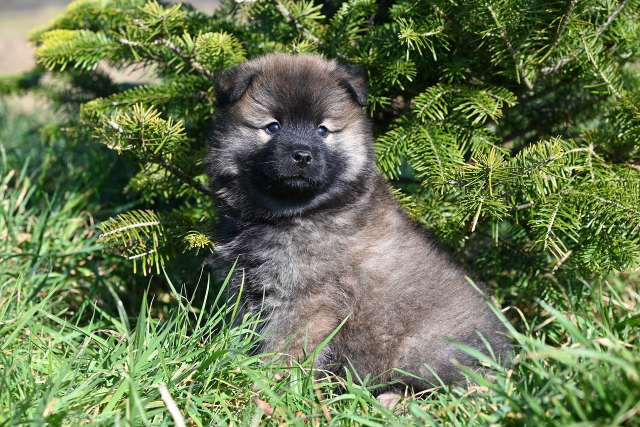
#> input picture Aula3/imagens/dog.jpg, 1280 x 854 px (shown at 1/2 size)
$ python Ex1-pre-processamento.py
#> lines starting #> are read from the running program, lines starting #| are printed output that depends on the picture
import cv2

# função para mostrar a imagem na tela
def mostraImagem(texto, img):
    cv2.imshow(texto, img)
    cv2.waitKey(0) # aguarda alguma tecla ser pressionada para fechar a imagem
    cv2.destroyAllWindows()

# declaração da imagem utilizada no execício
imagem = cv2.imread("imagens/dog.jpg")
#> imagem is the input picture: shape (854, 1280, 3); mean B, G, R 78.4, 117.9, 102.4
mostraImagem("imagem", imagem)

# Altera o tamanho da imagem para 300px x 300px
img_resize = cv2.resize(imagem, (300, 300))
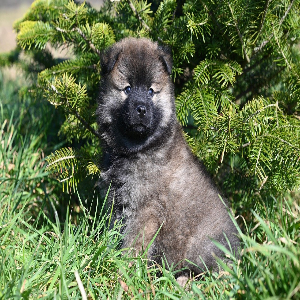
#> img_resize: shape (300, 300, 3); mean B, G, R 78.3, 117.9, 102.3
mostraImagem("imagem-resize", img_resize)

# Rotaciona a imagem com tamanho alterado 49 graus a partir do ponto 200px x 100px
matRot = cv2.getRotationMatrix2D((200,100), 49, 1.0)
imgRot = cv2.warpAffine(img_resize, matRot, img_resize.shape[:2])
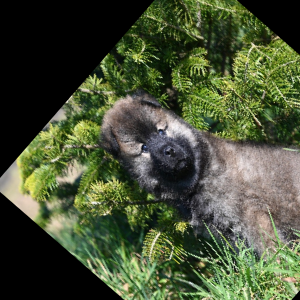
#> imgRot: shape (300, 300, 3); mean B, G, R 54.6, 81.3, 71.9
mostraImagem("imagem-rotacionada", imgRot)

# Adiciona um desfoque leve na imagem original
imgBlur = cv2.GaussianBlur(imagem, (3, 3), 1)
mostraImagem("imagem-blur", imgBlur)

# Corta a imagem
imgCrop = imagem[0:600, 0:600]
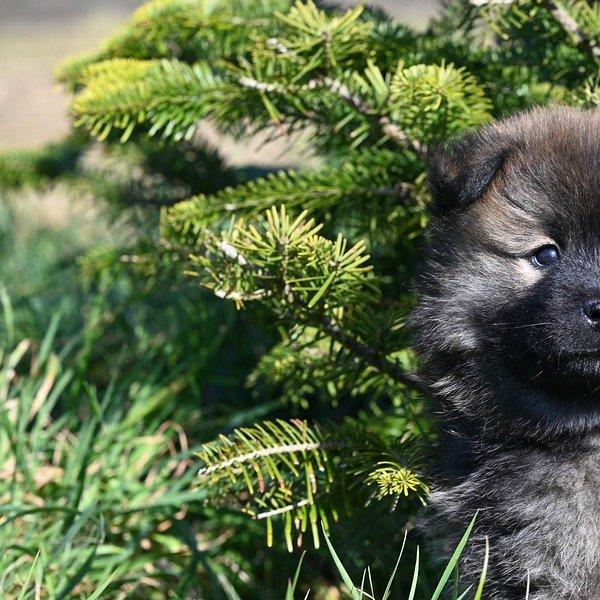
#> imgCrop: shape (600, 600, 3); mean B, G, R 71.2, 106.7, 92.7
mostraImagem("imagem-crop", imgCrop)

$ run again, with Aula3/imagens/book.jpg copied over Aula3/imagens/dog.jpg
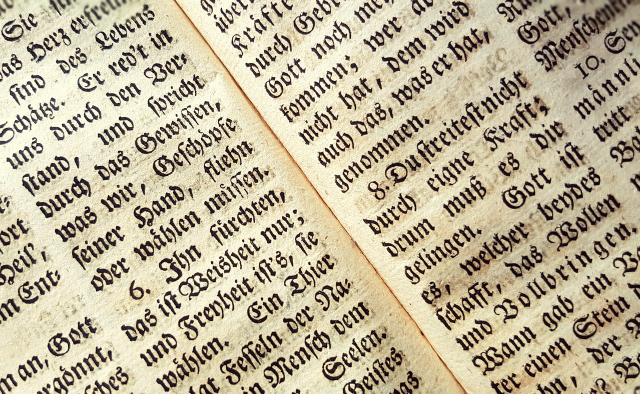
#> input picture Aula3/imagens/book.jpg, 1280 x 787 px (shown at 1/2 size)
#> imagem is the input picture: shape (787, 1280, 3); mean B, G, R 151.8, 177.2, 187.5
#> `imgRot = cv2.warpAffine(img_resize, matRot, img_resize.shape[:2])`:
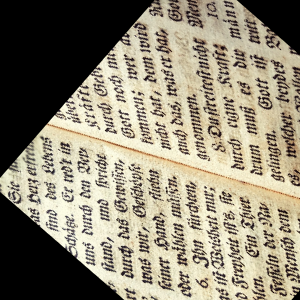
#> imgRot: shape (300, 300, 3); mean B, G, R 117.3, 135.9, 143.2
#> `imgCrop = imagem[0:600, 0:600]`:
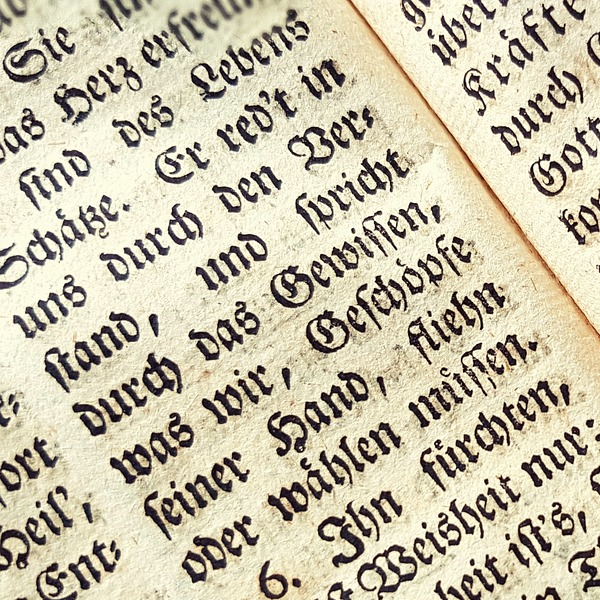
#> imgCrop: shape (600, 600, 3); mean B, G, R 167.7, 190.9, 198.2
